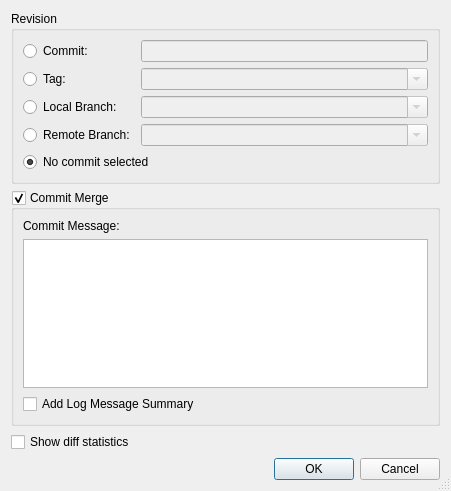
<?xml version="1.0" encoding="UTF-8"?>
<ui version="4.0">
 <class>GitMergeDialog</class>
 <widget class="QDialog" name="GitMergeDialog">
  <property name="geometry">
   <rect>
    <x>0</x>
    <y>0</y>
    <width>451</width>
    <height>491</height>
   </rect>
  </property>
  <property name="windowTitle">
   <string>Git Merge</string>
  </property>
  <property name="sizeGripEnabled">
   <bool>true</bool>
  </property>
  <layout class="QVBoxLayout" name="verticalLayout_2">
   <item>
    <widget class="QGroupBox" name="groupBox">
     <property name="title">
      <string>Revision</string>
     </property>
     <layout class="QGridLayout" name="gridLayout">
      <item row="0" column="0">
       <widget class="QRadioButton" name="idButton">
        <property name="toolTip">
         <string>Select to specify a revision by changeset id</string>
        </property>
        <property name="text">
         <string>Commit:</string>
        </property>
       </widget>
      </item>
      <item row="0" column="1">
       <widget class="QLineEdit" name="idEdit">
        <property name="enabled">
         <bool>false</bool>
        </property>
        <property name="toolTip">
         <string>Enter a commit id</string>
        </property>
       </widget>
      </item>
      <item row="1" column="0">
       <widget class="QRadioButton" name="tagButton">
        <property name="toolTip">
         <string>Select to specify a revision by a tag</string>
        </property>
        <property name="text">
         <string>Tag:</string>
        </property>
       </widget>
      </item>
      <item row="1" column="1">
       <widget class="QComboBox" name="tagCombo">
        <property name="enabled">
         <bool>false</bool>
        </property>
        <property name="toolTip">
         <string>Enter a tag name</string>
        </property>
        <property name="editable">
         <bool>true</bool>
        </property>
       </widget>
      </item>
      <item row="2" column="0">
       <widget class="QRadioButton" name="branchButton">
        <property name="toolTip">
         <string>Select to specify a revision by a local branch</string>
        </property>
        <property name="text">
         <string>Local Branch:</string>
        </property>
       </widget>
      </item>
      <item row="2" column="1">
       <widget class="QComboBox" name="branchCombo">
        <property name="enabled">
         <bool>false</bool>
        </property>
        <property name="toolTip">
         <string>Enter a local branch name</string>
        </property>
        <property name="editable">
         <bool>true</bool>
        </property>
       </widget>
      </item>
      <item row="3" column="0">
       <widget class="QRadioButton" name="remoteBranchButton">
        <property name="toolTip">
         <string>Select to specify a revision by a remote branch</string>
        </property>
        <property name="text">
         <string>Remote Branch:</string>
        </property>
       </widget>
      </item>
      <item row="3" column="1">
       <widget class="QComboBox" name="remoteBranchCombo">
        <property name="enabled">
         <bool>false</bool>
        </property>
        <property name="toolTip">
         <string>Enter a remote branch name</string>
        </property>
        <property name="editable">
         <bool>true</bool>
        </property>
       </widget>
      </item>
      <item row="4" column="0" colspan="2">
       <widget class="QRadioButton" name="noneButton">
        <property name="toolTip">
         <string>Select to not specify a specific revision</string>
        </property>
        <property name="text">
         <string>No commit selected</string>
        </property>
        <property name="checked">
         <bool>true</bool>
        </property>
       </widget>
      </item>
     </layout>
    </widget>
   </item>
   <item>
    <widget class="QGroupBox" name="commitGroupBox">
     <property name="toolTip">
      <string>Select to commit the merge</string>
     </property>
     <property name="title">
      <string>Commit Merge</string>
     </property>
     <property name="checkable">
      <bool>true</bool>
     </property>
     <layout class="QVBoxLayout" name="verticalLayout">
      <item>
       <widget class="QLabel" name="label">
        <property name="text">
         <string>Commit Message:</string>
        </property>
       </widget>
      </item>
      <item>
       <widget class="EricSpellCheckedPlainTextEdit" name="commitMessageEdit">
        <property name="toolTip">
         <string>Enter a message for the merge commit</string>
        </property>
        <property name="tabChangesFocus">
         <bool>true</bool>
        </property>
       </widget>
      </item>
      <item>
       <widget class="QCheckBox" name="addLogCheckBox">
        <property name="toolTip">
         <string>Select to append the log summaries of merged commits</string>
        </property>
        <property name="text">
         <string>Add Log Message Summary</string>
        </property>
       </widget>
      </item>
     </layout>
    </widget>
   </item>
   <item>
    <widget class="QCheckBox" name="diffstatCheckBox">
     <property name="toolTip">
      <string>Select to show diff statistics at the end of the merge</string>
     </property>
     <property name="text">
      <string>Show diff statistics</string>
     </property>
    </widget>
   </item>
   <item>
    <widget class="QDialogButtonBox" name="buttonBox">
     <property name="orientation">
      <enum>Qt::Horizontal</enum>
     </property>
     <property name="standardButtons">
      <set>QDialogButtonBox::Cancel|QDialogButtonBox::Ok</set>
     </property>
    </widget>
   </item>
  </layout>
 </widget>
 <customwidgets>
  <customwidget>
   <class>EricSpellCheckedPlainTextEdit</class>
   <extends>QPlainTextEdit</extends>
   <header>EricWidgets/EricSpellCheckedTextEdit.h</header>
  </customwidget>
 </customwidgets>
 <tabstops>
  <tabstop>idButton</tabstop>
  <tabstop>idEdit</tabstop>
  <tabstop>tagButton</tabstop>
  <tabstop>tagCombo</tabstop>
  <tabstop>branchButton</tabstop>
  <tabstop>branchCombo</tabstop>
  <tabstop>remoteBranchButton</tabstop>
  <tabstop>remoteBranchCombo</tabstop>
  <tabstop>noneButton</tabstop>
  <tabstop>commitGroupBox</tabstop>
  <tabstop>commitMessageEdit</tabstop>
  <tabstop>addLogCheckBox</tabstop>
  <tabstop>diffstatCheckBox</tabstop>
 </tabstops>
 <resources/>
 <connections>
  <connection>
   <sender>buttonBox</sender>
   <signal>accepted()</signal>
   <receiver>GitMergeDialog</receiver>
   <slot>accept()</slot>
   <hints>
    <hint type="sourcelabel">
     <x>238</x>
     <y>480</y>
    </hint>
    <hint type="destinationlabel">
     <x>157</x>
     <y>274</y>
    </hint>
   </hints>
  </connection>
  <connection>
   <sender>buttonBox</sender>
   <signal>rejected()</signal>
   <receiver>GitMergeDialog</receiver>
   <slot>reject()</slot>
   <hints>
    <hint type="sourcelabel">
     <x>306</x>
     <y>480</y>
    </hint>
    <hint type="destinationlabel">
     <x>286</x>
     <y>274</y>
    </hint>
   </hints>
  </connection>
  <connection>
   <sender>idButton</sender>
   <signal>toggled(bool)</signal>
   <receiver>idEdit</receiver>
   <slot>setEnabled(bool)</slot>
   <hints>
    <hint type="sourcelabel">
     <x>80</x>
     <y>58</y>
    </hint>
    <hint type="destinationlabel">
     <x>285</x>
     <y>63</y>
    </hint>
   </hints>
  </connection>
  <connection>
   <sender>tagButton</sender>
   <signal>toggled(bool)</signal>
   <receiver>tagCombo</receiver>
   <slot>setEnabled(bool)</slot>
   <hints>
    <hint type="sourcelabel">
     <x>49</x>
     <y>89</y>
    </hint>
    <hint type="destinationlabel">
     <x>281</x>
     <y>92</y>
    </hint>
   </hints>
  </connection>
  <connection>
   <sender>branchButton</sender>
   <signal>toggled(bool)</signal>
   <receiver>branchCombo</receiver>
   <slot>setEnabled(bool)</slot>
   <hints>
    <hint type="sourcelabel">
     <x>101</x>
     <y>120</y>
    </hint>
    <hint type="destinationlabel">
     <x>278</x>
     <y>121</y>
    </hint>
   </hints>
  </connection>
  <connection>
   <sender>remoteBranchButton</sender>
   <signal>toggled(bool)</signal>
   <receiver>remoteBranchCombo</receiver>
   <slot>setEnabled(bool)</slot>
   <hints>
    <hint type="sourcelabel">
     <x>87</x>
     <y>138</y>
    </hint>
    <hint type="destinationlabel">
     <x>174</x>
     <y>139</y>
    </hint>
   </hints>
  </connection>
 </connections>
</ui>
